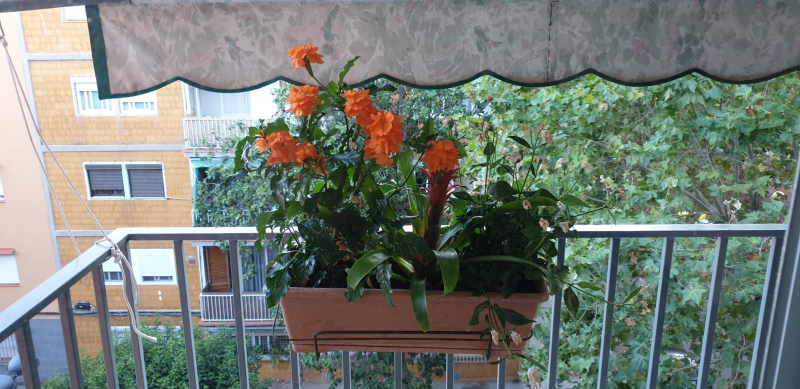
#> input picture george CV class/img/2.jpg, 1600 x 777 px (shown at 1/2 size)
$ jupyter execute image_anotation.ipynb
#> lines starting #> are read from the running program, lines starting #| are printed output that depends on the picture
[cell 1]
import cv2
import numpy as np
import matplotlib.pyplot as plt

[cell 2]
image_ano = cv2.imread('img/2.jpg')
#> image_ano is the input picture: shape (777, 1600, 3); mean B, G, R 116.6, 124.4, 116.2
img = cv2.cvtColor(image_ano, cv2.COLOR_BGR2RGB)
plt.figure(figsize = (15,15))
plt.imshow(img)

[cell 3]
image_ano2 = img.copy()
#flower
cv2.rectangle(image_ano2,(450,90),(1220,750),(255,0,0),4)
cv2.rectangle(image_ano2,(450,40),(650,90),(255,0,0),cv2.FILLED)
cv2.putText(image_ano2,'flower',(450,90),cv2.FONT_HERSHEY_COMPLEX,1.5,(0,0,0),2)
#curtain
cv2.rectangle(image_ano2,(150,0),(1600,200),(200,0,90),4)
cv2.rectangle(image_ano2,(150,200),(320,250),(200,0,90),cv2.FILLED)
cv2.putText(image_ano2,'curtain',(150,250), cv2.FONT_HERSHEY_DUPLEX,1.5,(0,0,0),2)
#railing
cv2.rectangle(image_ano2,(0,400),(1600,800),(255,255,0),4)
cv2.rectangle(image_ano2,(1400,350),(1600,400),(255,255,0),cv2.FILLED)
cv2.putText(image_ano2,'railing',(1400,400), cv2.FONT_HERSHEY_DUPLEX,1.5,(0,0,0),2)
#window
cv2.rectangle(image_ano2,(150,320),(350,400),(0,255,0),4)
cv2.rectangle(image_ano2,(0,320),(150,370),(0,255,0),cv2.FILLED)
cv2.putText(image_ano2,'window',(0,370), cv2.FONT_HERSHEY_DUPLEX,1,(0,0,0),2)
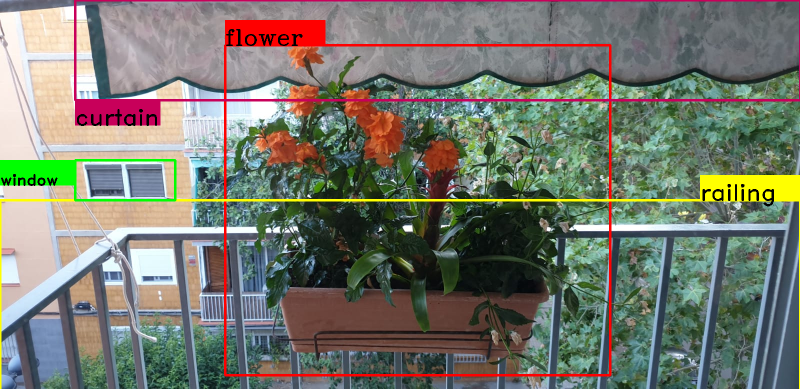
#> image_ano2: shape (777, 1600, 3) (shown at 1/2 size); mean R, G, B 118.4, 120.6, 109.3

plt.figure(figsize = (15,15))
plt.imshow(image_ano2)


$ run again, with george CV class/img/1.jpg copied over george CV class/img/2.jpg
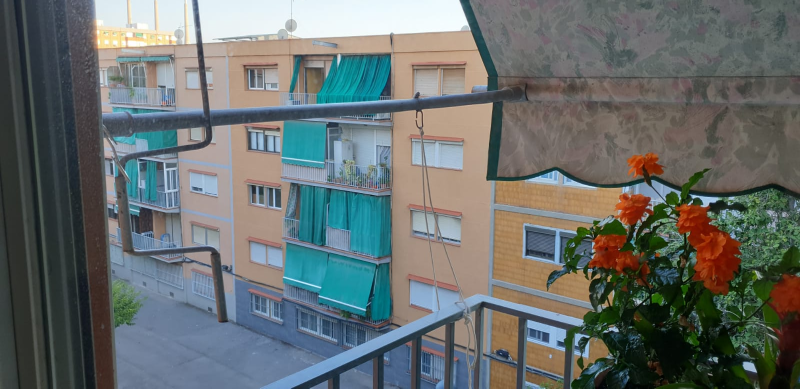
#> input picture george CV class/img/1.jpg, 1600 x 777 px (shown at 1/2 size)
#> image_ano is the input picture: shape (777, 1600, 3); mean B, G, R 108.9, 110.2, 103.9
#> `cv2.putText(image_ano2,'window',(0,370), cv2.FONT_HERSHEY_DUPLEX,1,(0,..`:
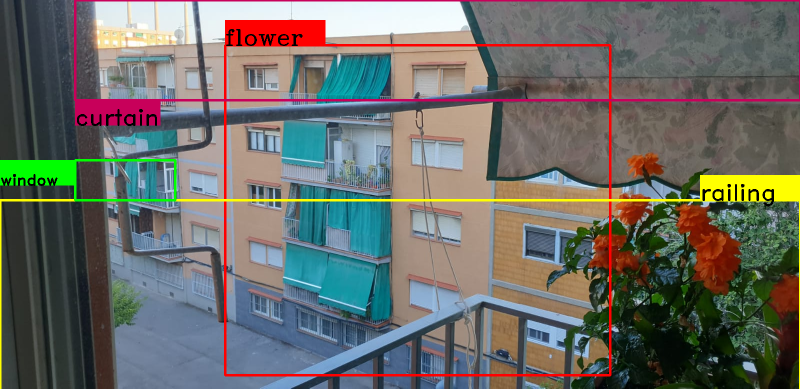
#> image_ano2: shape (777, 1600, 3) (shown at 1/2 size); mean R, G, B 108.3, 108.5, 103.2

$ run again, with george CV class/img/4.jpg copied over george CV class/img/2.jpg
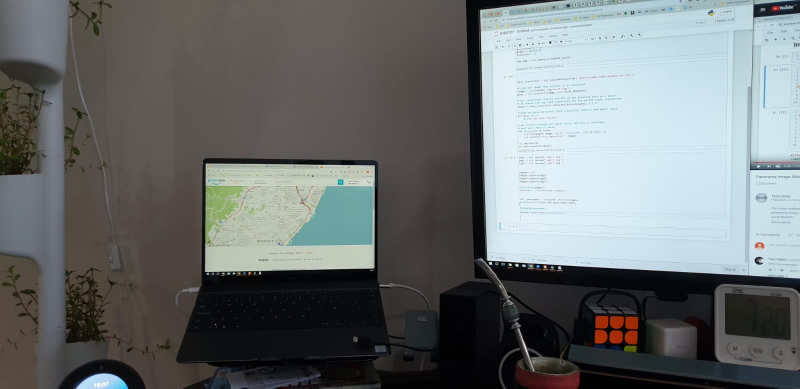
#> input picture george CV class/img/4.jpg, 1600 x 777 px (shown at 1/2 size)
#> image_ano is the input picture: shape (777, 1600, 3); mean B, G, R 112.1, 112, 107.5
#> `cv2.putText(image_ano2,'window',(0,370), cv2.FONT_HERSHEY_DUPLEX,1,(0,..`:
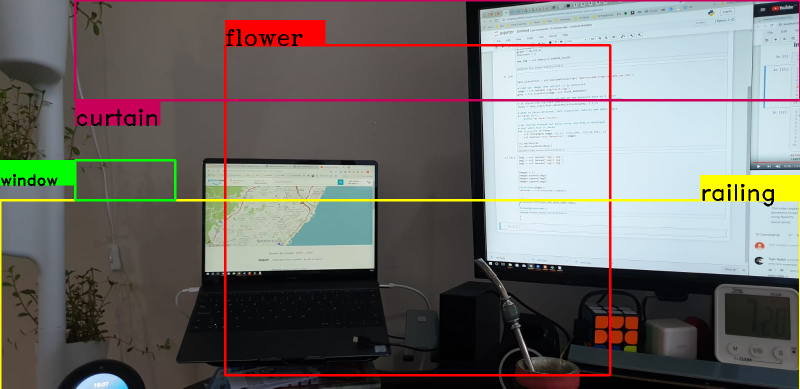
#> image_ano2: shape (777, 1600, 3) (shown at 1/2 size); mean R, G, B 111.7, 110.1, 106.2

$ run again, with george CV class/img/5.jpg copied over george CV class/img/2.jpg
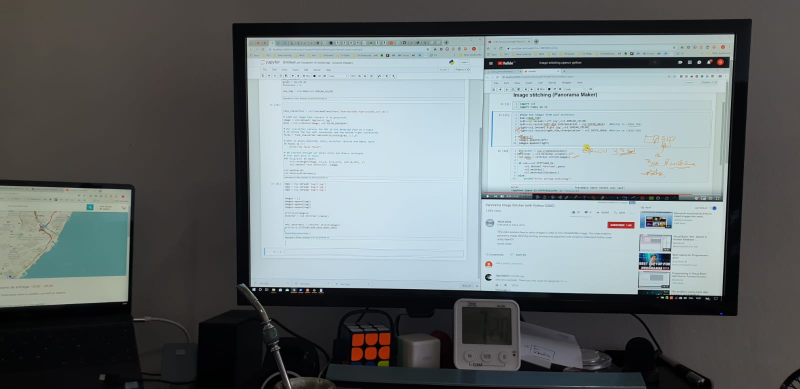
#> input picture george CV class/img/5.jpg, 1600 x 777 px (shown at 1/2 size)
#> image_ano is the input picture: shape (777, 1600, 3); mean B, G, R 113.2, 111.7, 104.4
#> `cv2.putText(image_ano2,'window',(0,370), cv2.FONT_HERSHEY_DUPLEX,1,(0,..`:
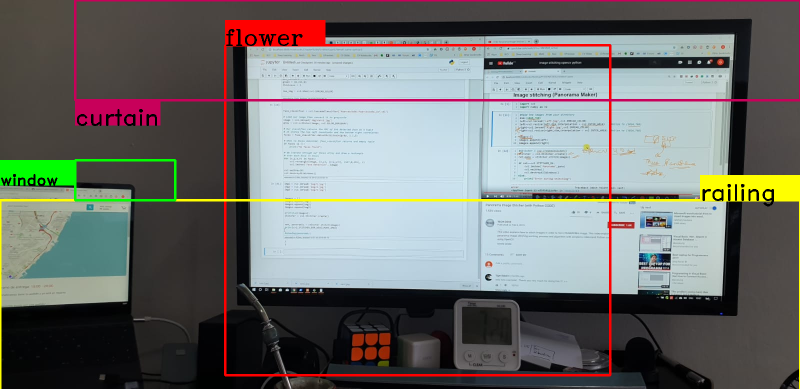
#> image_ano2: shape (777, 1600, 3) (shown at 1/2 size); mean R, G, B 110.5, 111.7, 109.3
